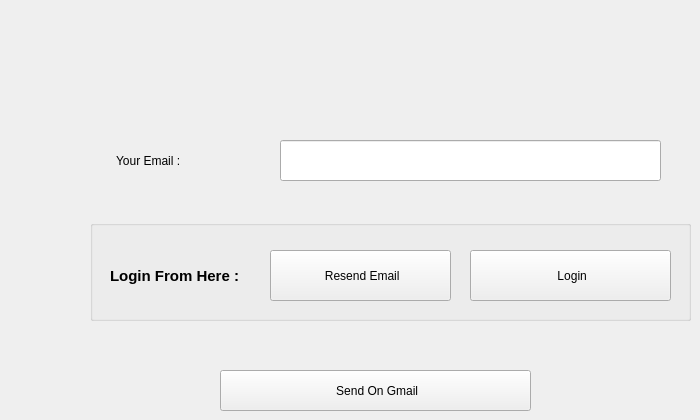
    <widget class="QWidget" name="tab_21">
     <attribute name="title">
      <string>Page</string>
     </attribute>
     <widget class="QLabel" name="label_25">
      <property name="geometry">
       <rect>
        <x>116</x>
        <y>140</y>
        <width>111</width>
        <height>41</height>
       </rect>
      </property>
      <property name="text">
       <string>Your Email :</string>
      </property>
     </widget>
     <widget class="QLineEdit" name="lineEdit_46">
      <property name="geometry">
       <rect>
        <x>280</x>
        <y>140</y>
        <width>381</width>
        <height>41</height>
       </rect>
      </property>
     </widget>
     <widget class="QGroupBox" name="groupBox_8">
      <property name="geometry">
       <rect>
        <x>90</x>
        <y>220</y>
        <width>601</width>
        <height>101</height>
       </rect>
      </property>
      <property name="title">
       <string/>
      </property>
      <widget class="QLabel" name="label_28">
       <property name="geometry">
        <rect>
         <x>20</x>
         <y>30</y>
         <width>391</width>
         <height>51</height>
        </rect>
       </property>
       <property name="font">
        <font>
         <pointsize>11</pointsize>
         <weight>75</weight>
         <bold>true</bold>
        </font>
       </property>
       <property name="text">
        <string>Login From Here : </string>
       </property>
      </widget>
      <widget class="QPushButton" name="pushButton_46">
       <property name="geometry">
        <rect>
         <x>180</x>
         <y>30</y>
         <width>181</width>
         <height>51</height>
        </rect>
       </property>
       <property name="cursor">
        <cursorShape>PointingHandCursor</cursorShape>
       </property>
       <property name="text">
        <string> Resend Email</string>
       </property>
       <property name="icon">
        <iconset resource="icons.qrc">
         <normaloff>:/icons/resend.png</normaloff>:/icons/resend.png</iconset>
       </property>
       <property name="iconSize">
        <size>
         <width>20</width>
         <height>20</height>
        </size>
       </property>
      </widget>
      <widget class="QPushButton" name="pushButton_47">
       <property name="geometry">
        <rect>
         <x>380</x>
         <y>30</y>
         <width>201</width>
         <height>51</height>
        </rect>
       </property>
       <property name="cursor">
        <cursorShape>PointingHandCursor</cursorShape>
       </property>
       <property name="text">
        <string> Login</string>
       </property>
       <property name="icon">
        <iconset resource="icons.qrc">
         <normaloff>:/icons/login.png</normaloff>:/icons/login.png</iconset>
       </property>
       <property name="iconSize">
        <size>
         <width>20</width>
         <height>20</height>
        </size>
       </property>
      </widget>
     </widget>
     <widget class="QPushButton" name="pushButton_45">
      <property name="geometry">
       <rect>
        <x>220</x>
        <y>370</y>
        <width>311</width>
        <height>41</height>
       </rect>
      </property>
      <property name="cursor">
       <cursorShape>PointingHandCursor</cursorShape>
      </property>
      <property name="text">
       <string> Send On Gmail</string>
      </property>
      <property name="icon">
       <iconset resource="icons.qrc">
        <normaloff>:/icons/export.png</normaloff>:/icons/export.png</iconset>
      </property>
      <property name="iconSize">
       <size>
        <width>20</width>
        <height>20</height>
       </size>
      </property>
     </widget>
    </widget>
